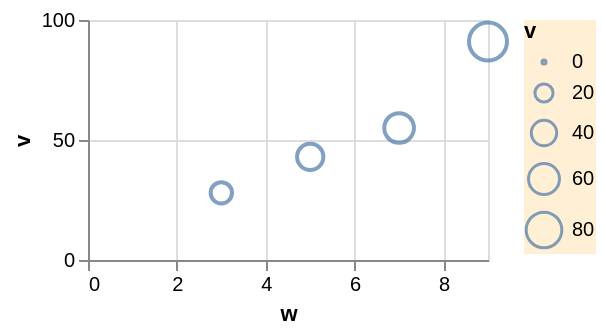

Vega-Lite specification for this chart:
### Vega-Lite specification from a JSON file in a GitHub repository (floating-point values rounded to 4 significant figures)
{"$schema": "https://vega.github.io/schema/vega-lite/v6.json", "width": 200, "height": 120, "data": {"values": [{"c": "alpha", "v": 28, "w": 3, "t": "2024-01-07"}, {"c": "beta", "v": 55, "w": 7, "t": "2024-03-19"}, {"c": "gamma", "v": 43, "w": 5, "t": "2024-06-02"}, {"c": "delta", "v": 91, "w": 9, "t": "2024-09-11"}]}, "mark": "point", "encoding": {"x": {"field": "w", "type": "quantitative"}, "y": {"field": "v", "type": "quantitative"}, "size": {"field": "v", "type": "quantitative", "legend": {"fillColor": "papayawhip"}}}}
